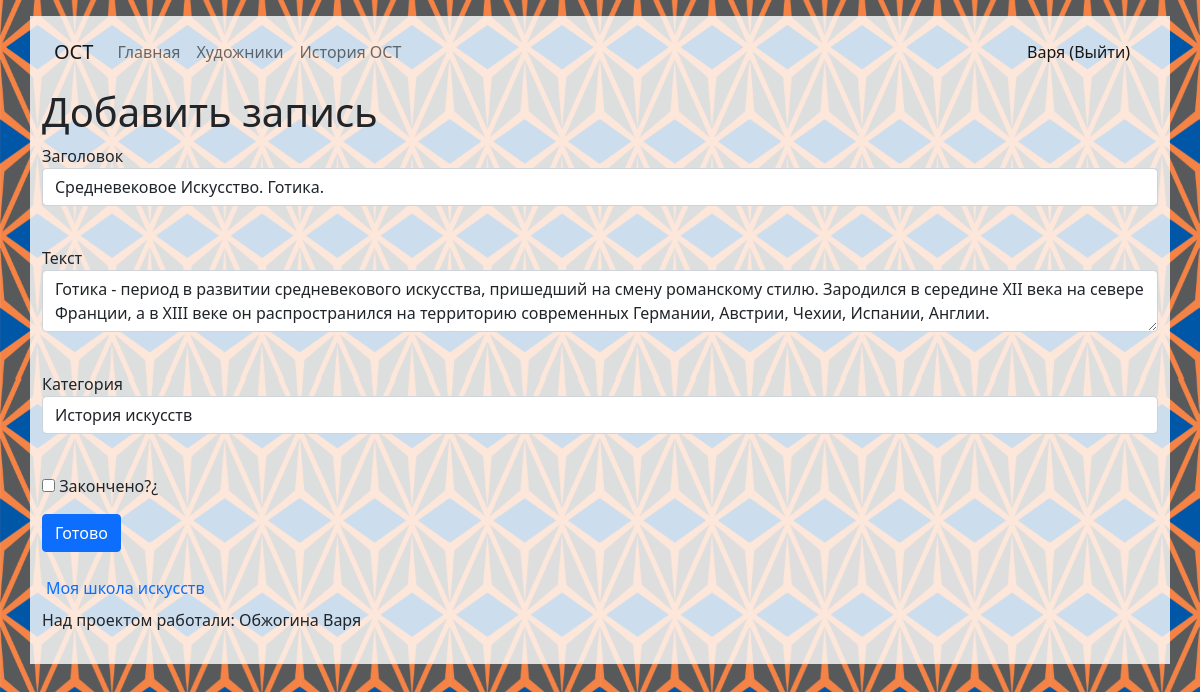
/posts/7 (signed in), run on the app's committed database.
### data/user.py (models this page shows, shortened)
class User(SqlAlchemyBase, UserMixin, SerializerMixin):
    __tablename__ = 'users'
    id = sqlalchemy.Column(sqlalchemy.Integer, primary_key=True, autoincrement=True)
    surname = sqlalchemy.Column(sqlalchemy.String, nullable=True)
    name = sqlalchemy.Column(sqlalchemy.String, nullable=True)
    age = sqlalchemy.Column(sqlalchemy.Integer, nullable=True)
    photo = sqlalchemy.Column(sqlalchemy.String, nullable=True)
    email = sqlalchemy.Column(sqlalchemy.String, index=True, unique=True, nullable=True)
    hashed_password = sqlalchemy.Column(sqlalchemy.String, nullable=True)
    modified_date = sqlalchemy.Column(sqlalchemy.DateTime, default=datetime.datetime.now)
    posts = orm.relation("Posts", back_populates='user')

### data/posts.py (models this page shows, shortened)
class Posts(SqlAlchemyBase, SerializerMixin):
    __tablename__ = 'posts'
    id = sqlalchemy.Column(sqlalchemy.Integer, primary_key=True, autoincrement=True)
    author = sqlalchemy.Column(sqlalchemy.Integer, sqlalchemy.ForeignKey("users.id"))
    category_id = sqlalchemy.Column(sqlalchemy.Integer, sqlalchemy.ForeignKey("category.id"))
    title = sqlalchemy.Column(sqlalchemy.String, nullable=True)
    text = sqlalchemy.Column(sqlalchemy.Text, nullable=True)
    date = sqlalchemy.Column(sqlalchemy.DateTime, default=datetime.datetime.now())
    is_finished = sqlalchemy.Column(sqlalchemy.Boolean, default=False)
    user = orm.relation('User')
    category = orm.relation('Category')

### blueprint/posts_blueprint.py (the view, shortened to what this page needs)
@blueprint.route('/posts/<int:id>', methods=['GET', 'POST'])
@login_required
def edit_posts(id):
    form = PostsForm()
    db_sess = db_session.create_session()
    form.category.choices = [(c.id, c.name) for c in db_sess.query(Category).all()]
    if request.method == "GET":
        posts = db_sess.query(Posts).filter(Posts.id == id, Posts.user == current_user).first()
        if posts:
            form.title.data = posts.title
            form.text.data = posts.text
            form.category.data = posts.category_id
            form.is_finished.data = posts.is_finished
        else:
            abort(404)
    return render_template('posts.html', title='Edit a post', form=form)

### forms/posts.py
class PostsForm(FlaskForm):
    title = StringField('Заголовок', validators=[DataRequired()])
    text = TextAreaField('Текст', validators=[DataRequired()])
    category = SelectField('Категория', validators=[DataRequired()], coerce=int)
    is_finished = BooleanField('Закончено?¿')
    submit = SubmitField('Готово')

### data/db_session.py (called while the page is built)
def create_session() -> Session:
    global __factory
    return __factory()

### main.py (called while the page is built)
@login_manager.user_loader
def load_user(user_id):
    db_sess = db_session.create_session()
    return db_sess.query(User).get(user_id)

### templates/posts.html (shortened to what this page needs)
{% extends "base.html" %}
{% block pagename %}<h1>Добавить запись</h1>{% endblock %}
{% block content %}
    <form action="" method="post">
        <p>
            {{ form.title.label }}<br>
            {{ form.title(class="form-control") }}<br>
        </p>
        <p>
            {{ form.text.label }}<br>
            {{ form.text(class="form-control") }}<br>
        </p>
        <p>
            {{ form.category.label }}<br>
            {{ form.category(class="form-control") }}<br>
        </p>
        <p>{{ form.is_finished() }} {{ form.is_finished.label }}</p>
        <p>{{ form.submit(type="submit", class="btn btn-primary") }}</p>
    </form>
{% endblock %}

### templates/base.html (shortened to what this page needs)
<!DOCTYPE html>
<html lang="en">
<head>
    <link rel="stylesheet"
          href="https://cdn.jsdelivr.net/npm/bootstrap@5.0.0-beta1/dist/css/bootstrap.min.css"
>
</head>
<body>
<div class="container mt-3 pb-3">
    <nav class="navbar navbar-expand-lg navbar-light">
        <div class="container-fluid">
            <a class="navbar-brand disable-link" href="#">ОСТ</a>
            <div class="collapse navbar-collapse" id="navbarText">
                <ul class="navbar-nav me-auto mb-2 mb-lg-0">
                    <li class="nav-item">
                        <a class="nav-link" href="/">Главная</a>
                    </li>
                    <li class="nav-item">
                        <a class="nav-link" href="/artists">Художники</a>
                    </li>
                    <li class="nav-item">
                        <a class="nav-link" href="/ost">История ОСТ</a>
                    </li>
                </ul>
                <span class="navbar-text">
                    {% if current_user.is_authenticated %}
                        <a class="nav-link" href="/logout">{{ current_user.name }} (Выйти)</a>
                    {% else %}
                        <a class="btn btn-primary" style="color: #fff" href="/register">Зарегистрироваться</a>
                        <a class="btn btn-success" style="color: #fff" href="/login">Войти</a>
                    {% endif %}
              </span>
            </div>
        </div>
    </nav>
    <div class="row">
        <div class="col">{% block pagename %} {% endblock %}</div>
    </div>
    {% block content %}
    {% endblock %}
    <footer>
        <div class="row mt-3">
            <a class="nav-link" href="http://kdshi.mo.muzkult.ru">Моя школа искусств</a>
            <p>Над проектом работали: Обжогина Варя</p>
        </div>
    </footer>
</div>
</body>
</html>

### data on the page
User: name "Варя"
Posts: title "Средневековое Искусство. Готика.", text "Готика - период в развитии средневекового искусства, пришедший на смену романскому стилю. Зародился в середине XII века на севере Франции, а в XIII веке он распространился на территорию современных Германии, Австрии, Чехии, Испании, Англии.", category "История искусств"
